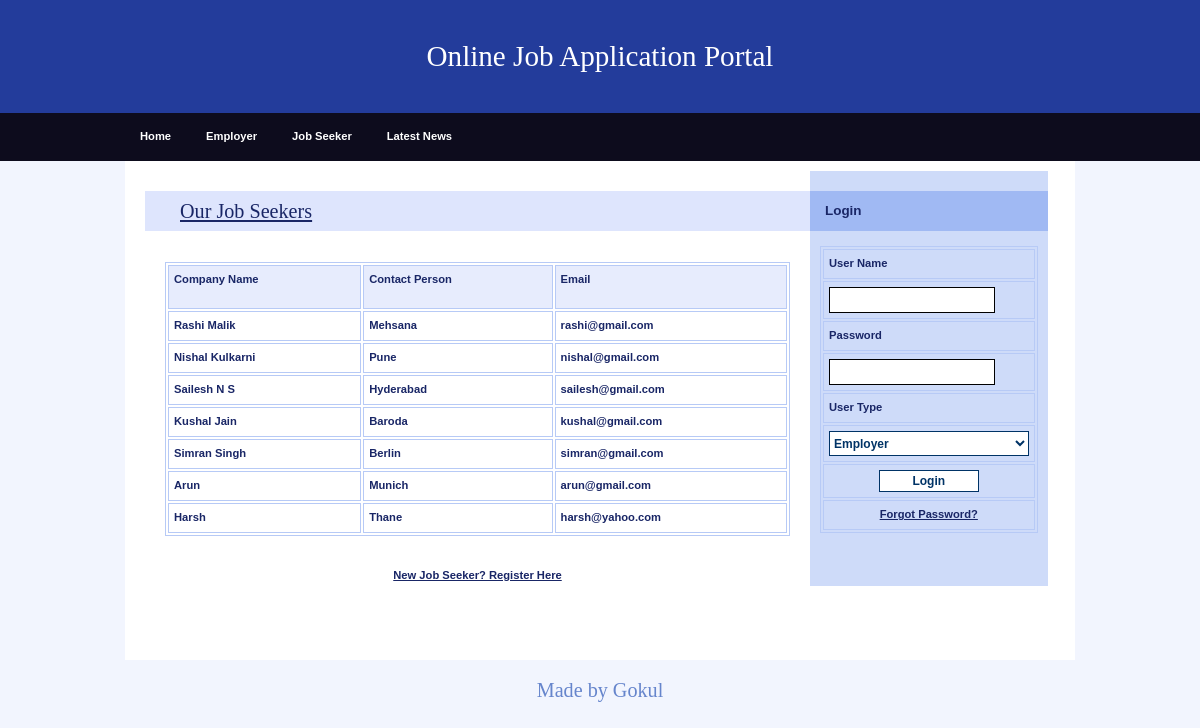
Screenshot of /JobSeeker.php with the database file from the repository.
### tables this page shows
CREATE TABLE `jobseeker_reg` (
  `JobSeekId` int NOT NULL,
  `JobSeekerName` varchar(20) NOT NULL,
  `Address` varchar(100) NOT NULL,
  `City` varchar(20) NOT NULL,
  `Email` varchar(40) NOT NULL,
  `Mobile` bigint NOT NULL,
  `Qualification` varchar(20) NOT NULL,
  `Gender` varchar(10) NOT NULL,
  `BirthDate` date NOT NULL,
  `Resume` varchar(200) NOT NULL,
  `Status` varchar(10) NOT NULL,
  `UserName` varchar(20) NOT NULL,
  `Password` varchar(20) NOT NULL,
  `Question` varchar(100) NOT NULL,
  `Answer` varchar(50) NOT NULL
);

### JobSeeker.php (the view, shortened to what this page needs)
<!DOCTYPE html>
<html>
<head>
    <link rel="stylesheet" media="screen,projection" type="text/css" href="./css/main.css" />
    <link rel="stylesheet" media="print" type="text/css" href="./css/print.css" />
</head>
<body>
    <div id="main" class="box">
        <?php
        include "Header.php"
        ?>
        <?php
        include "menu.php"
        ?>
        <div id="page" class="box">
            <div id="page-in" class="box">
                <div id="content">
                    <div class="article">
                        <h2><span><a href="#">Our Job Seekers</a></span></h2>
                        <p>
                        <table width="100%" border="1" cellpadding="1" cellspacing="2" bordercolor="#006699">
                            <tr>
                                <th height="32" bgcolor="#006699" class="style3">
                                    <div align="left" class="style9 style5 style2"><strong>Company Name</strong></div>
                                </th>
                                <th bgcolor="#006699" class="style3">
                                    <div align="left" class="style9 style5 style2"><strong>Contact Person</strong></div>
                                </th>
                                <th bgcolor="#006699" class="style3">
                                    <div align="left" class="style9 style5 style2"><strong>Email</strong></div>
                                </th>
                            </tr>
                            <?php
                            $con = mysqli_connect("localhost", "gokul", "Gokul0309", "job");
                            $sql = "select * from jobseeker_reg where Status='Confirm'";
                            $result = mysqli_query($con, $sql);
                            while ($row = mysqli_fetch_array($result)) {
                                $Name = $row['JobSeekerName'];
                                $City = $row['City'];
                                $Email = $row['Email'];
                            ?>
                                <tr>
                                    <td class="style3">
                                        <div align="left" class="style9 style5"><strong><?php echo $Name; ?></strong></div>
                                    </td>
                                    <td class="style3">
                                        <div align="left" class="style9 style5"><strong><?php echo $City; ?></strong></div>
                                    </td>
                                    <td class="style3">
                                        <div align="left" class="style9 style5"><strong><?php echo $Email; ?></strong></div>
                                    </td>
                                </tr>
                            <?php
                            }
                            ?>
                        </table>
                        </p>
                        <div align="center"><a href="JobSeekerReg.php"><strong>New Job Seeker? Register Here</strong></a> </div>
                        <p class="btn-more box noprint">&nbsp;</p>
                    </div>
                </div>
                <?php
                include "right.php"
                ?>
            </div>
        </div>
        <?php
        include "footer.php"
        ?>
    </div>
</body>
</html>

### css/main.css (style rules this page uses)
* { min-height: 1px; }
body { border: 0; margin: 0; padding: 0; background: #f2f5fe; font: 70%/160% "verdana", sans-serif; color: #192666; _text-align: center; }
a { color: #192666; }
p { border: 0; margin: 15px 0; padding: 0; line-height: 30px; }
div { display: block; border: 0; margin: 0; padding: 0; }
h1, h2, h3, h4, h5 { border: 0; margin: 10px 0; padding: 0; font-weight: bold; }
h2 { font-size: 180%; line-height: 100%; font-family: "georgia", serif; font-weight: normal; }
table { display: table; margin: 15px 0; padding: 0; border: 1px solid #b7caf6; font-size: 100%; }
tr { display: table-row; }
th, td { display: table-cell; border: 1px solid #b7caf6; margin: 0; padding: 5px; vertical-align: top; text-align: left; }
th { background: #e7ecfd; text-align: center; color: #192666; font-weight: bold; }
a, img, span { border: 0; margin: 0; padding: 0; }
strong, .strong { font-weight: bold; }
.box { min-height: 1px; _height: 1px; }
.box:after { content: "."; display: block; line-height: 0px; font-size: 0px; visibility: hidden; clear: both; }
#main { margin: 0px auto 0 auto; _text-align: left; }
#page { min-height: 1px; width: 950px; margin: 0 auto; background: #fff; _height: 1px; }
#page-in { min-height: 1px; padding: 10px 0; _height: 1px; }
#content { float: left; width: 70%; _width: 72%; margin: 0; padding: 0 0 0 20px; }
#content .article { clear: both; margin: 0; padding: 20px; }
#content .article h2 { margin: 0 -20px; padding: 10px; background: #dee5fd; color: #192666; }
#content .article h2 span { padding-left: 25px; }
#content .article p { text-align: justify; }
#content .btn-more { margin: 0 0 15px 0; padding: 0; border: 0; position: relative; }

### css/print.css (style rules this page uses)
body { border: 0; margin: 0; padding: 0; font-size: 12pt; }
a { color: #000; text-decoration: none; }
h1, h2, h3 { page-break-after: avoid; page-break-inside: avoid; }
table { border-collapse: collapse; border-width: 1px; border-style: solid; }
th, td { display: table-cell; border-width: 1px; border-style: solid; }
.noprint { display: none; }

### JobSeeker.php (style rules this page uses)
.style2 { font-weight: bold }

### rows the page displays
jobseeker_reg: JobSeekerName "Rashi Malik", City "Mehsana", Email "rashi@gmail.com"
jobseeker_reg: JobSeekerName "Nishal Kulkarni", City "Pune", Email "nishal@gmail.com"
jobseeker_reg: JobSeekerName "Sailesh N S", City "Hyderabad", Email "sailesh@gmail.com"
jobseeker_reg: JobSeekerName "Kushal Jain", City "Baroda", Email "kushal@gmail.com"
jobseeker_reg: JobSeekerName "Simran Singh", City "Berlin", Email "simran@gmail.com"
jobseeker_reg: JobSeekerName "Arun", City "Munich", Email "arun@gmail.com"
jobseeker_reg: JobSeekerName "Harsh", City "Thane", Email "harsh@yahoo.com"
